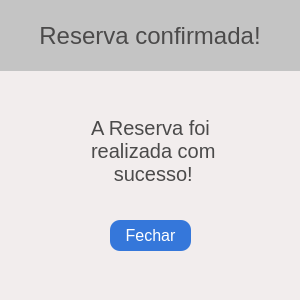
<?xml version="1.0" encoding="UTF-8"?>
<ui version="4.0">
 <class>ConfirmarReserva</class>
 <widget class="QMainWindow" name="ConfirmarReserva">
  <property name="geometry">
   <rect>
    <x>0</x>
    <y>0</y>
    <width>300</width>
    <height>300</height>
   </rect>
  </property>
  <property name="minimumSize">
   <size>
    <width>300</width>
    <height>300</height>
   </size>
  </property>
  <property name="maximumSize">
   <size>
    <width>300</width>
    <height>550</height>
   </size>
  </property>
  <property name="cursor">
   <cursorShape>ArrowCursor</cursorShape>
  </property>
  <property name="windowTitle">
   <string>Sistema de estacionamento - Confirmação da reserva</string>
  </property>
  <property name="windowIcon">
   <iconset>
    <normaloff>imagens/seguro-de-automovel.png</normaloff>imagens/seguro-de-automovel.png</iconset>
  </property>
  <property name="styleSheet">
   <string notr="true">background-color: rgb(242, 237, 237);</string>
  </property>
  <widget class="QWidget" name="centralwidget">
   <widget class="QLabel" name="label">
    <property name="geometry">
     <rect>
      <x>0</x>
      <y>0</y>
      <width>300</width>
      <height>71</height>
     </rect>
    </property>
    <property name="font">
     <font>
      <family>Segoe UI</family>
      <pointsize>18</pointsize>
      <weight>50</weight>
      <italic>false</italic>
      <bold>false</bold>
     </font>
    </property>
    <property name="styleSheet">
     <string notr="true">background-color: rgb(196, 196, 196);
color: rgb(75, 74, 74);

padding: 10px;
border:none;</string>
    </property>
    <property name="text">
     <string>Reserva confirmada!</string>
    </property>
    <property name="alignment">
     <set>Qt::AlignCenter</set>
    </property>
   </widget>
   <widget class="QLabel" name="label_2">
    <property name="geometry">
     <rect>
      <x>60</x>
      <y>90</y>
      <width>181</width>
      <height>121</height>
     </rect>
    </property>
    <property name="font">
     <font>
      <pointsize>15</pointsize>
     </font>
    </property>
    <property name="styleSheet">
     <string notr="true">color: rgb(75, 74, 74);
</string>
    </property>
    <property name="text">
     <string>A Reserva foi
 realizada com
 sucesso!</string>
    </property>
    <property name="alignment">
     <set>Qt::AlignCenter</set>
    </property>
   </widget>
   <widget class="QPushButton" name="btnFechar">
    <property name="geometry">
     <rect>
      <x>110</x>
      <y>220</y>
      <width>81</width>
      <height>31</height>
     </rect>
    </property>
    <property name="font">
     <font>
      <pointsize>12</pointsize>
     </font>
    </property>
    <property name="cursor">
     <cursorShape>PointingHandCursor</cursorShape>
    </property>
    <property name="styleSheet">
     <string notr="true">border: none;
border-radius:10px;
background-color: rgb(53, 119, 218);
color: rgb(255, 255, 255);</string>
    </property>
    <property name="text">
     <string>Fechar</string>
    </property>
   </widget>
  </widget>
  <widget class="QMenuBar" name="menubar">
   <property name="geometry">
    <rect>
     <x>0</x>
     <y>0</y>
     <width>300</width>
     <height>22</height>
    </rect>
   </property>
  </widget>
  <widget class="QStatusBar" name="statusbar"/>
 </widget>
 <resources/>
 <connections/>
</ui>
